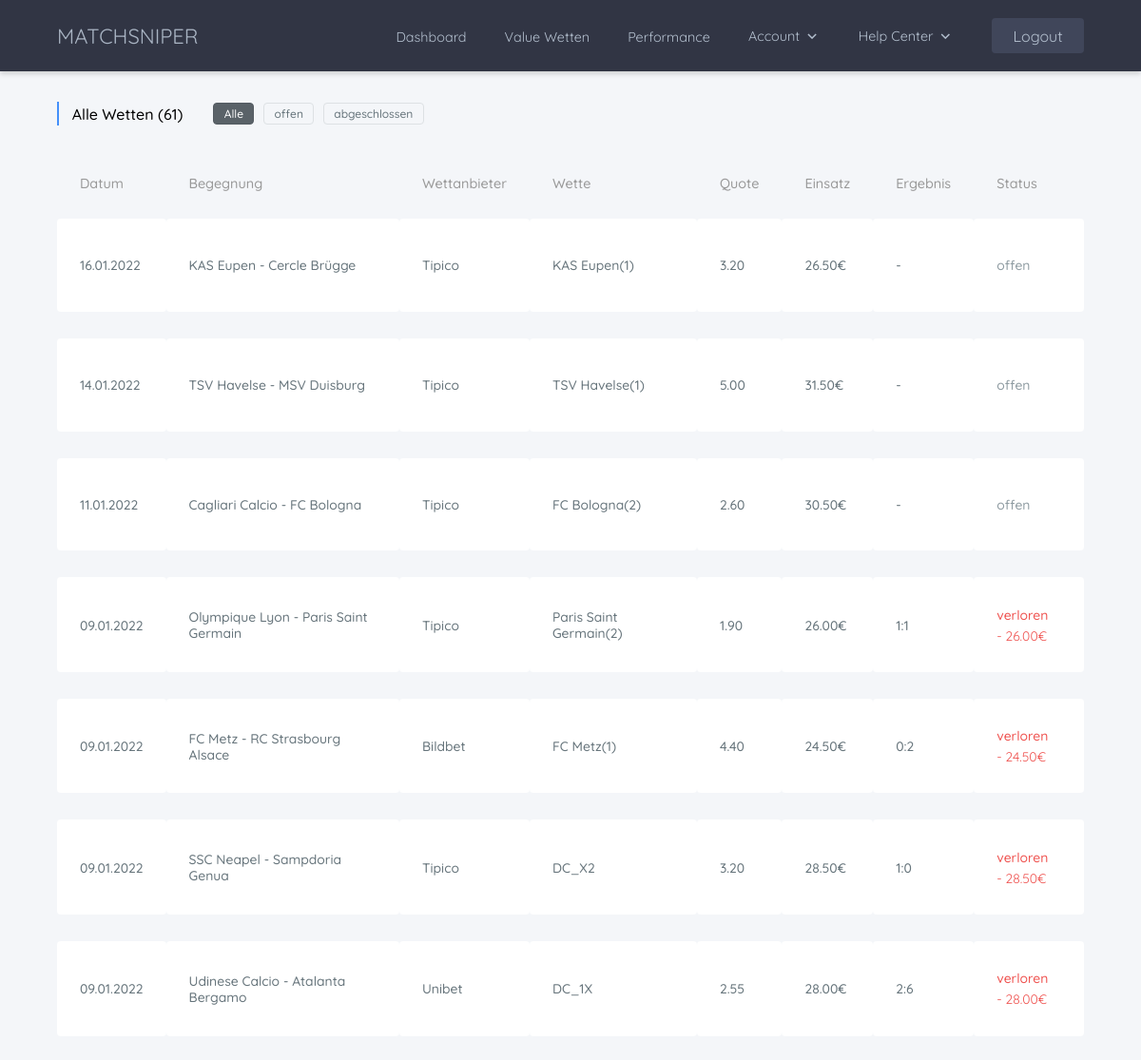
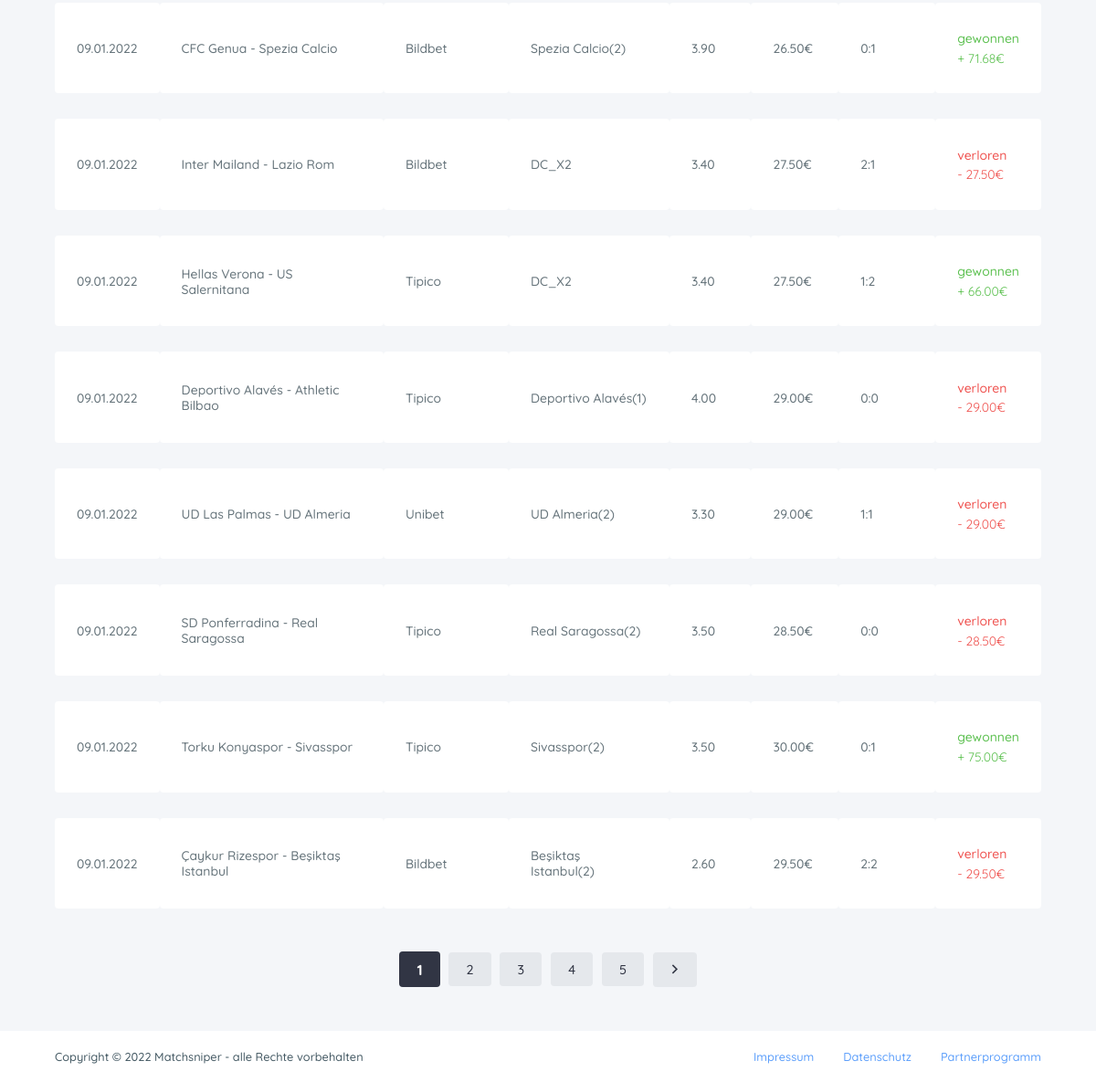
The page /bets/all/ (signed in) on the database its author committed (2 pictures, top to bottom).
### bets/models.py (models this page shows, shortened)
class Bet(models.Model):
    match = models.ForeignKey(
        Match, null=True, blank=True, on_delete=models.CASCADE)
    owner = models.ForeignKey(
        Account, null=True, blank=True, on_delete=models.CASCADE)
    bookie = models.ForeignKey(
        Bookie, null=True, blank=True, on_delete=models.CASCADE)
    bet_type = models.CharField(max_length=50, null=True, blank=True)
    odd = models.DecimalField(
        max_digits=4, decimal_places=2, null=True, blank=True)
    stake = models.DecimalField(
        max_digits=8, decimal_places=2, null=True, blank=True)
    result = models.CharField(max_length=10, null=True, blank=True)
    created = models.DateTimeField(auto_now_add=True)
    id = models.UUIDField(default=uuid.uuid4, unique=True,
                          primary_key=True, editable=False)
    class Meta:
        ordering = ["match"]
    @property
    def win_amount(self):
        amount = -1 * self.stake
        if self.match.status == "ended":
            if self.result == "won":
                if self.bookie.tax:
                    factor = Decimal(0.95)
                else:
                    factor = Decimal(1)
                amount += self.stake * self.odd * factor
            return abs(round(amount, 2))
        else:
            return "-"
    @property
    def bet_string(self):
        if self.bet_type == "home":
            return self.match.home_team + "(1)"
        elif self.bet_type == "away":
            return self.match.away_team + "(2)"
        elif self.bet_type == "draw":
            return "Unentschieden(X)"
        else:
            return self.bet_type

class Match(models.Model):
    league = models.CharField(max_length=50, null=True, blank=True)
    date = models.DateField(
        auto_now=False, auto_now_add=False, null=True, blank=True)
    home_team = models.CharField(max_length=100, null=True, blank=True)
    away_team = models.CharField(max_length=100, null=True, blank=True)
    oddspedia_match_id = models.CharField(max_length=15, null=True, blank=True)
    home_goals = models.IntegerField(null=True, blank=True)
    away_goals = models.IntegerField(null=True, blank=True)
    status = models.CharField(max_length=30, null=True, blank=True)
    created = models.DateTimeField(auto_now_add=True)
    id = models.UUIDField(default=uuid.uuid4, unique=True,
                          primary_key=True, editable=False)
    class Meta:
        verbose_name_plural = "Matches"
        unique_together = [["league", "date", "home_team", "away_team"]]
        ordering = ["-date", "league"]
    @property
    def league_name(self):
        league_names = {
            "germany_1": "DE - 1. Bundesliga",
            "germany_2": "DE - 2. Bundesliga",
            "germany_3": "DE - 3. Liga",
            "turkey_1": "TUR - Süper Lig",
            "spain_1": "ESP - La Liga Primera División",
            "spain_2": "ESP - Segunda División",
            "england_1": "ENG - Premier League",
            "england_2": "ENG - EFL Championship",
            "france_1": "FR - Ligue 1",
            "italy_1": "ITA - Serie A",
            "netherlands_1": "NED - Eredivisie",
            "belgium_1": "BEL - Division 1A",
            "norway_1": "NOR - Eliteserien",
            "sweden_1": "SWE - Fotbollsallsvenskan",
            "USA": "USA - Major League Soccer",
            "denmark_1": "DEN - Superliga",
            "champions_league": "EU - UEFA Champions League",
            "europa_league": "EU - UEFA Europa League",
            "euro_2020": "Europameisterschaft 2020/2021"
        }
        return league_names[self.league]

### accounts/models.py (models this page shows, shortened)
class Bookie(models.Model):
    BOOKIE_NAMES = (
        (None, "Wettanbieter auswählen"),
        ("bet-at-home", "Bet-At-Home"),
        ("bet365", "Bet365"),
        ("betway", "Betway"),
        ("bwin", "Bwin"),
        ("interwetten", "Interwetten"),
        ("unibet", "Unibet"),
        ("comeon", "ComeOn"),
        ("sunmaker", "Sunmaker"),
        ("bet3000", "Bet3000"),
        ("tipico", "Tipico"),
        ("xtip", "X-Tip"),
        ("bildbet", "BildBet"),
    )
    owner = models.ForeignKey(
        Account, on_delete=models.CASCADE, null=True, blank=True)
    name = models.CharField(max_length=50, null=True,
                            blank=True, choices=BOOKIE_NAMES)
    invested_stake = models.DecimalField(
        max_digits=8, decimal_places=2, null=True, blank=True)
    withdrawed_stake = models.DecimalField(
        max_digits=8, decimal_places=2, null=True, blank=True)
    tax = models.BooleanField(null=True, blank=True)
    created = models.DateTimeField(auto_now_add=True)
    id = models.UUIDField(default=uuid.uuid4, unique=True,
                          primary_key=True, editable=False)
    class Meta:
        ordering = ["owner", "name"]

### bets/views.py (the view)
# urls.py: path("", include("bets.urls")),
@login_required(login_url="login")
def bets(request, type):
    account = request.user.account
    if type == "open":
        type = "open"
        all_user_bets = account.bet_set.filter(result="open")
    elif type == "ended":
        type = "ended"
        all_user_bets = account.bet_set.exclude(result="open")
    else:
        type = "all"
        all_user_bets = account.bet_set.all()
    number_of_bets = all_user_bets.count()
    paginated_bets, custom_page_range = paginate_bets(
        request, bets_query_set=all_user_bets, results_per_page=15)
    context = {
        "bets": paginated_bets,
        "number_of_bets": number_of_bets,
        "type": type,
        "custom_page_range": custom_page_range,
    }
    return render(request, 'bets/bets2.html', context=context)

### bets/templates/bets/bets2.html (shortened to what this page needs)
{% extends 'base.html' %}
{% load custom_tags %}
{% load static %}
{% block styles %}
<link rel="stylesheet" type="text/css" media="screen" href="{% static 'css/base.css' %}"/>
<link rel="stylesheet" type="text/css" media="screen" href="{% static 'css/dashboard.css' %}"/>
<link rel="stylesheet" type="text/css" media="screen" href="{% static 'css/singleBookie.css' %}"/>
<link rel="stylesheet" type="text/css" media="screen" href="{% static 'css/myBets.css' %}"/>
<link rel="stylesheet" type="text/css" media="screen" href="{% static 'css/pagination.css' %}" />
{% endblock styles %}
{% block content %}
<div class="mainContent">
    <div class="pageTitleSection myBetsPage">
    </div>
    <div class="bookieBetsTitleSection myBetsPage">
        <div class="title">
            <span class="titleLine"></span>
        {% if type == "all" %}
                <p class="bookieBetsTitle">Alle Wetten ({{number_of_bets}})</p>
            </div>
            <div class="betTypes">
                <a href="{% url 'bets' 'all' %}" class="active">Alle</a>
                <a href="{% url 'bets' 'open' %}">offen</a>
                <a href="{% url 'bets' 'ended' %}">abgeschlossen</a>
            </div>
        {% endif %}
    </div>
    <div class="bookieBetsSection myBetsPage">
        {% if bets|length == 0 %}
            <p class="noBetAvailible">Noch keine Wetten!</p>
        {% else %}
            <table>
                <thead>
                    <tr>
                        <th>Datum</th>
                        <th>Begegnung</th>
                        <th>Wettanbieter</th>
                        <th>Wette</th>
                        <th>Quote</th>
                        <th>Einsatz</th>
                        <th>Ergebnis</th>
                        <th>Status</th>
                    </tr>
                </thead>
                <tbody>
                    {% if type == "open" %}
                        {% for bet in bets reversed %}
                            <tr class="mobile dateLeague">
                                <td>
                                    <p>{{bet.match.date|datetimeformat}}</p>
                                    <p>{{bet.match.league_name}}</p>
                                </td>
                            </tr>
                            <tr class="{{bet.result}} matchData">
                                <td class="desktop">
                                    <p>{{bet.match.date|datetimeformat}}</p>
                                </td>
                                <td>
                                    <p class="matchup" data-tooltip="{{bet.match.league_name}}">{{bet.match.home_team}} - {{bet.match.away_team}}</p>
                                </td>
                                <td>{{bet.bookie.name.capitalize}}</td>
                                <td>{{bet.bet_string}}</td>
                                <td>{{bet.odd}}</td>
                                <td>{{bet.stake}}€</td>
                                {% if bet.result == "open" %}
                                    <td>-</td>
                                    <td>
                                        <p class="open">offen</p>
                                    </td>
                                {% elif bet.result == "lost" %}
                                    <td>{{bet.match.home_goals}}:{{bet.match.away_goals}}</td>
                                    <td>
                                        <p class="lost">verloren</p>
                                        <p class="lost amount">- {{bet.win_amount}}€</p>
                                    </td>
                                {% else %}
                                    <td>{{bet.match.home_goals}}:{{bet.match.away_goals}}</td>
                                    <td>
                                        <p class="won">gewonnen</p>
                                        <p class="won amount">+ {{bet.win_amount}}€</p>
                                    </td>
                                {% endif%}
                            </tr>
                            <tr class="mobile matchInfo">
                                <td>
                                    <div class="matchup">
                                        <p class="title">Begegnung</p>
                                        <p class="value">{{bet.match.home_team}} - {{bet.match.away_team}}</p>
                                    </div>
                                    <div class="betInfos">
                                        <div class="bet data">
                                            <p class="title">Wette</p>
                                            <p class="value">{{bet.bet_string}}</p>
                                        </div>
                                        <div class="odd data">
                                            <p class="title">Quote</p>
                                            <p class="value">{{bet.odd}}</p>
                                        </div>
                                        <div class="bookie data">
                                            <p class="title">Wettanbieter</p>
                                            <p class="value">{{bet.bookie.name.capitalize}}</p>
                                        </div>
                                        <div class="stake data">
                                            <p class="title">Einsatz</p>
                                            <p class="value">{{bet.stake}}€</p>
                                        </div>
                                        <div class="result data">
                                            <p class="title">Ergebnis</p>
                                            <p class="value">-</p>
                                        </div>
                                        <div class="status data">
                                            <p class="title">Status</p>
                                            <p class="value open">offen</p>
                                        </div>
                                    </div>
                                </td>
                            </tr>
                        {% endfor %}
                    {% else %}
                        {% for bet in bets %}
                            <tr class="{{bet.result}} matchData">
                                <td class="desktop">
                                    <p>{{bet.match.date|datetimeformat}}</p>
                                </td>
                                <td>
                                    <p class="matchup" data-tooltip="{{bet.match.league_name}}">{{bet.match.home_team}} - {{bet.match.away_team}}</p>
                                </td>
                                <td>{{bet.bookie.name.capitalize}}</td>
                                <td>{{bet.bet_string}}</td>
                                <td>{{bet.odd}}</td>
                                <td>{{bet.stake}}€</td>
                                {% if bet.result == "open" %}
                                    <td>-</td>
                                    <td>
                                        <p class="open">offen</p>
                                    </td>
                                {% elif bet.result == "lost" %}
                                    <td>{{bet.match.home_goals}}:{{bet.match.away_goals}}</td>
                                    <td>
                                        <p class="lost">verloren</p>
                                        <p class="lost amount">- {{bet.win_amount}}€</p>
                                    </td>
                                {% else %}
                                    <td>{{bet.match.home_goals}}:{{bet.match.away_goals}}</td>
                                    <td>
                                        <p class="won">gewonnen</p>
                                        <p class="won amount">+ {{bet.win_amount}}€</p>
                                    </td>
                                {% endif%}
                            </tr>
                        {% endfor %}
                    {% endif %}
                </tbody>
            </table>
        {% endif %}
    </div>
    {% include 'pagination.html' with queryset=bets custom_page_range=custom_page_range %}
</div>
{% endblock content %}

### rows shown on the page
Bet: match "16.01.2022", match.home_team "KAS Eupen", match.away_team "Cercle Brügge", bookie.name "Tipico", bet_string "KAS Eupen(1)", odd "3.20", stake "26.50", result "offen"
Bet: match "14.01.2022", match.home_team "TSV Havelse", match.away_team "MSV Duisburg", bookie.name "Tipico", bet_string "TSV Havelse(1)", odd "5.00", stake "31.50", result "offen"
Bet: match "11.01.2022", match.home_team "Cagliari Calcio", match.away_team "FC Bologna", bookie.name "Tipico", bet_string "FC Bologna(2)", odd "2.60", stake "30.50", result "offen"
Bet: match "09.01.2022", match.home_team "Olympique Lyon", match.away_team "Paris Saint Germain", bookie.name "Tipico", bet_string "Paris Saint Germain(2)", odd "1.90", stake "26.00", match.home_goals "1", match.away_goals "1", win_amount "26.00"
Bet: match "09.01.2022", match.home_team "FC Metz", match.away_team "RC Strasbourg Alsace", bookie.name "Bildbet", bet_string "FC Metz(1)", odd "4.40", stake "24.50", match.home_goals "0", match.away_goals "2", win_amount "24.50"
Bet: match "09.01.2022", match.home_team "SSC Neapel", match.away_team "Sampdoria Genua", bookie.name "Tipico", bet_string "DC_X2", odd "3.20", stake "28.50", match.home_goals "1", match.away_goals "0", win_amount "28.50"
Bet: match "09.01.2022", match.home_team "Udinese Calcio", match.away_team "Atalanta Bergamo", bookie.name "Unibet", bet_string "DC_1X", odd "2.55", stake "28.00", match.home_goals "2", match.away_goals "6", win_amount "28.00"
Bet: match "09.01.2022", match.home_team "CFC Genua", match.away_team "Spezia Calcio", bookie.name "Bildbet", bet_string "Spezia Calcio(2)", odd "3.90", stake "26.50", match.home_goals "0", match.away_goals "1", win_amount "71.68"
Bet: match "09.01.2022", match.home_team "Inter Mailand", match.away_team "Lazio Rom", bookie.name "Bildbet", bet_string "DC_X2", odd "3.40", stake "27.50", match.home_goals "2", match.away_goals "1", win_amount "27.50"
Bet: match "09.01.2022", match.home_team "Hellas Verona", match.away_team "US Salernitana", bookie.name "Tipico", bet_string "DC_X2", odd "3.40", stake "27.50", match.home_goals "1", match.away_goals "2", win_amount "66.00"
Bet: match "09.01.2022", match.home_team "Deportivo Alavés", match.away_team "Athletic Bilbao", bookie.name "Tipico", bet_string "Deportivo Alavés(1)", odd "4.00", stake "29.00", match.home_goals "0", match.away_goals "0", win_amount "29.00"
Bet: match "09.01.2022", match.home_team "UD Las Palmas", match.away_team "UD Almeria", bookie.name "Unibet", bet_string "UD Almeria(2)", odd "3.30", stake "29.00", match.home_goals "1", match.away_goals "1", win_amount "29.00"
Bet: match "09.01.2022", match.home_team "SD Ponferradina", match.away_team "Real Saragossa", bookie.name "Tipico", bet_string "Real Saragossa(2)", odd "3.50", stake "28.50", match.home_goals "0", match.away_goals "0", win_amount "28.50"
Bet: match "09.01.2022", match.home_team "Torku Konyaspor", match.away_team "Sivasspor", bookie.name "Tipico", bet_string "Sivasspor(2)", odd "3.50", stake "30.00", match.home_goals "0", match.away_goals "1", win_amount "75.00"
Bet: match "09.01.2022", match.home_team "Çaykur Rizespor", match.away_team "Beşiktaş Istanbul", bookie.name "Bildbet", bet_string "Beşiktaş Istanbul(2)", odd "2.60", stake "29.50", match.home_goals "2", match.away_goals "2", win_amount "29.50"

### other values the page prints
{{ number_of_bets }} "61"
{{ page }} "1"
{{ page }} "2" "3" "4" "5"
